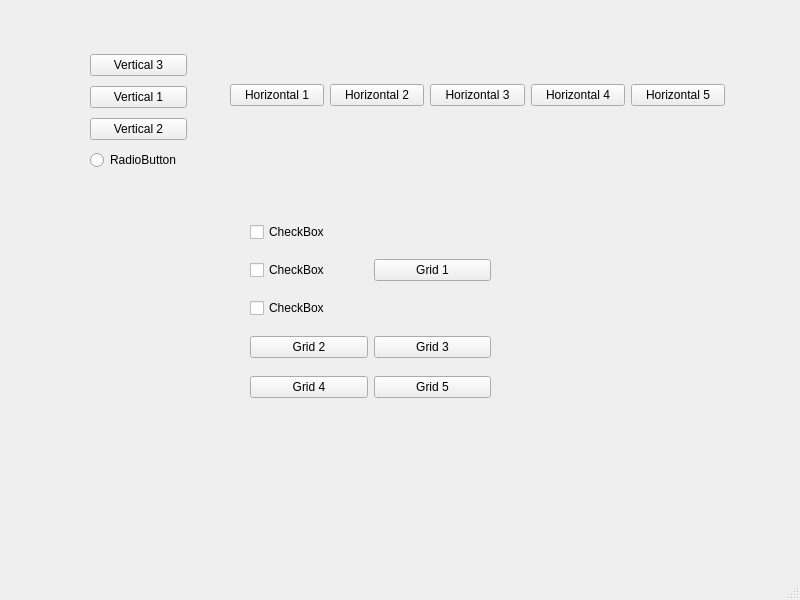
<?xml version="1.0" encoding="UTF-8"?>
<ui version="4.0">
 <class>MainWindow</class>
 <widget class="QMainWindow" name="MainWindow">
  <property name="geometry">
   <rect>
    <x>0</x>
    <y>0</y>
    <width>800</width>
    <height>600</height>
   </rect>
  </property>
  <property name="windowTitle">
   <string>MainWindow</string>
  </property>
  <widget class="QWidget" name="centralwidget">
   <widget class="QWidget" name="">
    <property name="geometry">
     <rect>
      <x>90</x>
      <y>50</y>
      <width>97</width>
      <height>127</height>
     </rect>
    </property>
    <layout class="QVBoxLayout" name="verticalLayout">
     <item>
      <widget class="QPushButton" name="pushButton_3">
       <property name="text">
        <string>Vertical 3</string>
       </property>
      </widget>
     </item>
     <item>
      <widget class="QPushButton" name="pushButton">
       <property name="text">
        <string>Vertical 1</string>
       </property>
      </widget>
     </item>
     <item>
      <widget class="QPushButton" name="pushButton_2">
       <property name="text">
        <string>Vertical 2</string>
       </property>
      </widget>
     </item>
     <item>
      <widget class="QRadioButton" name="radioButton">
       <property name="text">
        <string>RadioButton</string>
       </property>
      </widget>
     </item>
    </layout>
   </widget>
   <widget class="QWidget" name="">
    <property name="geometry">
     <rect>
      <x>230</x>
      <y>80</y>
      <width>495</width>
      <height>30</height>
     </rect>
    </property>
    <layout class="QHBoxLayout" name="horizontalLayout">
     <item>
      <widget class="QPushButton" name="pushButton_4">
       <property name="text">
        <string>Horizontal 1</string>
       </property>
      </widget>
     </item>
     <item>
      <widget class="QPushButton" name="pushButton_5">
       <property name="text">
        <string>Horizontal 2</string>
       </property>
      </widget>
     </item>
     <item>
      <widget class="QPushButton" name="pushButton_6">
       <property name="text">
        <string>Horizontal 3</string>
       </property>
      </widget>
     </item>
     <item>
      <widget class="QPushButton" name="pushButton_7">
       <property name="text">
        <string>Horizontal 4</string>
       </property>
      </widget>
     </item>
     <item>
      <widget class="QPushButton" name="pushButton_8">
       <property name="text">
        <string>Horizontal 5</string>
       </property>
      </widget>
     </item>
    </layout>
   </widget>
   <widget class="QWidget" name="">
    <property name="geometry">
     <rect>
      <x>250</x>
      <y>210</y>
      <width>241</width>
      <height>201</height>
     </rect>
    </property>
    <layout class="QGridLayout" name="gridLayout">
     <item row="0" column="0">
      <widget class="QCheckBox" name="checkBox">
       <property name="text">
        <string>CheckBox</string>
       </property>
      </widget>
     </item>
     <item row="2" column="0">
      <widget class="QCheckBox" name="checkBox_2">
       <property name="text">
        <string>CheckBox</string>
       </property>
      </widget>
     </item>
     <item row="3" column="0">
      <widget class="QPushButton" name="pushButton_10">
       <property name="text">
        <string>Grid 2</string>
       </property>
      </widget>
     </item>
     <item row="4" column="0">
      <widget class="QPushButton" name="pushButton_12">
       <property name="text">
        <string>Grid 4</string>
       </property>
      </widget>
     </item>
     <item row="4" column="1">
      <widget class="QPushButton" name="pushButton_13">
       <property name="text">
        <string>Grid 5</string>
       </property>
      </widget>
     </item>
     <item row="3" column="1">
      <widget class="QPushButton" name="pushButton_11">
       <property name="text">
        <string>Grid 3</string>
       </property>
      </widget>
     </item>
     <item row="1" column="0">
      <widget class="QCheckBox" name="checkBox_3">
       <property name="text">
        <string>CheckBox</string>
       </property>
      </widget>
     </item>
     <item row="0" column="1" rowspan="3">
      <widget class="QPushButton" name="pushButton_9">
       <property name="text">
        <string>Grid 1</string>
       </property>
      </widget>
     </item>
    </layout>
   </widget>
  </widget>
  <widget class="QMenuBar" name="menubar">
   <property name="geometry">
    <rect>
     <x>0</x>
     <y>0</y>
     <width>800</width>
     <height>26</height>
    </rect>
   </property>
  </widget>
  <widget class="QStatusBar" name="statusbar"/>
 </widget>
 <resources/>
 <connections/>
</ui>
